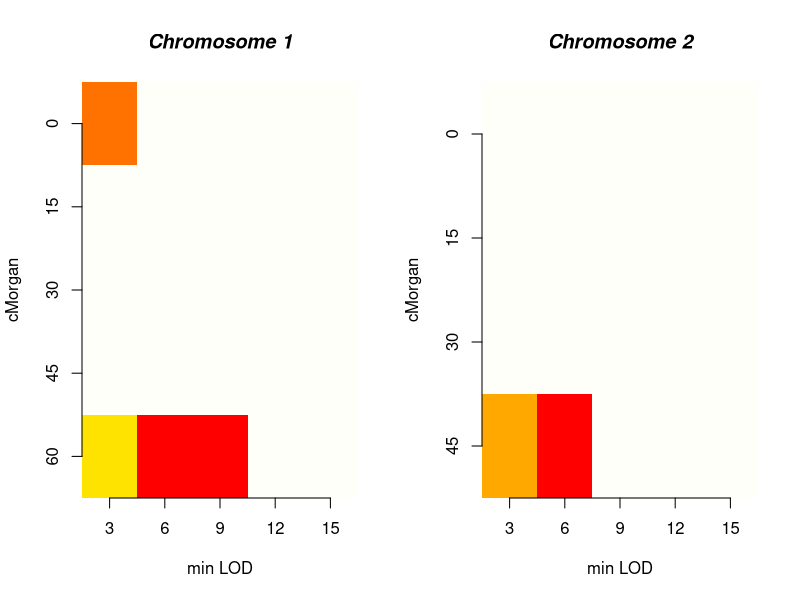

This chart was generated by the following R code:


# show QtlDensity.R
#
# The script gathers code for the display of expression QTL
# densities on a chromosomal level.
#
# It is motivated by the observed shift in hot spots for QTL
# when raising the threshold for LOD scores. Here, the selection
# criterion and the chromosomal distribution are shown together.
#
# Steffen Möller, University of Lübeck, 2009

# substituting the 'hist' function to derive density data
my.density <-function(data,breaks=NULL,interval.length=NA,max.value=NA) {
  if(!is.vector(data)) {
    stop("my.density: data should be an array.")
  }
  if(!is.null(breaks) & !is.na(interval.length)) {
    stop("my.density: cannot have both breaks and interval.length set.")
  }
  else if (!is.na(interval.length)) {
    max.observed<-max.value
    if (is.na(max.observed)) {
      max.observed<-max(data)
    }
    breaks<-0:(max.observed%/%interval.length)*interval.length
  }
  else if (is.null(breaks) & is.na(interval.length)) {
    stop("my.density: not yet implemented, specify interval.length or breaks")
  }
  counts<-rep(0,length(breaks))
  assignment<-sapply(data,function(X,breaks){sum(X>breaks)},breaks=breaks)
  distrib<-sapply(1:length(breaks),function(X,data){sum(X==assignment)},data=assignment)
  return(list(breaks=breaks,assignment=assignment,distribution=distrib))
}

# qtl - quantitative trait locus
show.qtl.density<-function(qtls,chromosome, lod.thresholds=NULL, 
				interval.length=15, breaks=NULL,
				show.empty=FALSE, # continue even if there are no chromosomes
				show.absolute=FALSE, # show absolute values
				col=NULL
) {
  if (is.null(lod.thresholds)) {
    lod.thresholds<-3*(1:5)
  }
  i<-NULL
  b<-breaks
  counts.per.threshold<-rep(0,length(lod.thresholds))
  
  for(thres.pos in 1:length(lod.thresholds)) {
    thres<-lod.thresholds[thres.pos]
    qtls.chrom<-qtls[chromosome==qtls[,"Chromosome"]& thres<=qtls[,"LOD"],,drop=FALSE]
    counts.per.threshold[thres.pos]<-nrow(qtls.chrom)
    print(qtls.chrom)
    d<-my.density(qtls.chrom[,"cMorgan"],breaks=b,interval.length)
    if (is.null(b)) {
      b<-d$breaks
      interval.length=NA
    }
    i<-cbind(i,d$distribution)
    if (!show.absolute & 0<counts.per.threshold[thres.pos]) {
      i<-i/counts.per.threshold[thres.pos]
    }
  }
  rownames(i)<-b
  colnames(i)<-lod.thresholds
  print(t(i))
  image(y=b,ylab="cMorgan",
	x=lod.thresholds,xlab="min LOD",
	z=-t(i)[,nrow(i):1], # painting from top to bottom, like biologists do
	axes=FALSE,col=col)
  axis(1,lod.thresholds)
  axis(2,b,labels=rev(b))
  title(main = paste("Chromosome",chromosome), font.main = 4)
  #print(dimnames(i))
  counts.per.threshold
}


# a function doing some layout of the plot
# to work on multiple chromosomes

show.multiple.qtl.densities <- function(data,show.absolute=FALSE,max.num.chrom.per.line=5,col=heat.colors(100)) {

  chromosomes<-unique(sort(data[,1]))
  
  chrom.num.horizontal<-min(max.num.chrom.per.line,length(chromosomes))
  chrom.num.vertical<-1+length(chromosomes)%/%max.num.chrom.per.line

  par.orig<-par(mfrow=c(chrom.num.vertical,chrom.num.horizontal))
  sapply(chromosomes,function(chr){
    cat("Performing on chromosome ",chr,"\n")
    show.qtl.density(m,chr,show.absolute=show.absolute,col=col)
  })
  par(par.orig)
}

# some stupid test data, so the script
# does something in the first place
m<-matrix(c(
    1,10,3.4,
    1,11,5,
    1,70,9,
    2,50,6,
    2,50,8
 ),
  ncol=3,byrow=TRUE)
colnames(m)<-c("Chromosome","cMorgan","LOD")


# now calling our function to see it work
show.multiple.qtl.densities(m,show.absolute=FALSE)
